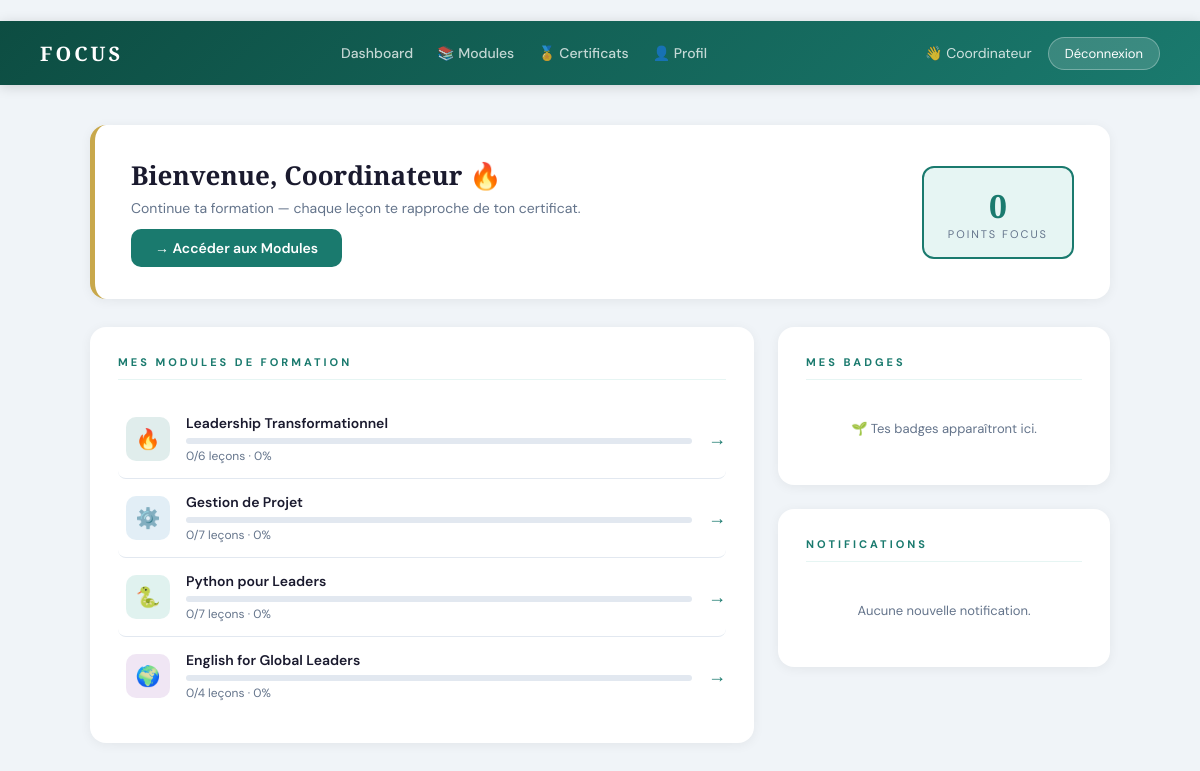
The app's page /dashboard (signed in) with its own data.
### tables this page shows
CREATE TABLE users (
            id              INTEGER PRIMARY KEY AUTOINCREMENT,
            full_name       TEXT    NOT NULL,
            email           TEXT    NOT NULL UNIQUE,
            password_hash   TEXT    NOT NULL,
            role            TEXT    NOT NULL DEFAULT 'member'
                                    CHECK(role IN ('member', 'admin')),
            establishment   TEXT,
            city            TEXT,
            bio             TEXT,
            avatar_url      TEXT,
            status          TEXT    NOT NULL DEFAULT 'pending'
                                    CHECK(status IN ('pending', 'active', 'suspended')),
            points          INTEGER NOT NULL DEFAULT 0,
            created_at      TEXT    NOT NULL DEFAULT (datetime('now')),
            last_login      TEXT,
            email_verified  INTEGER NOT NULL DEFAULT 0
        );

CREATE TABLE modules (
            id              INTEGER PRIMARY KEY AUTOINCREMENT,
            slug            TEXT    NOT NULL UNIQUE,
            title           TEXT    NOT NULL,
            description     TEXT,
            icon            TEXT,
            color           TEXT    NOT NULL DEFAULT '#1A7A6E',
            order_index     INTEGER NOT NULL DEFAULT 0,
            is_published    INTEGER NOT NULL DEFAULT 1,
            passing_score   INTEGER NOT NULL DEFAULT 70,
            created_at      TEXT    NOT NULL DEFAULT (datetime('now'))
        );

### app.py (the view)
@app.route("/dashboard")
@login_required
def dashboard():
    user          = get_current_user()
    progress      = get_user_module_progress(user["id"])
    badges        = get_user_badges(user["id"])
    leaderboard   = get_leaderboard(5)
    notifications = get_user_notifications(user["id"], unread_only=True)
    return render_template("dashboard.html",
        user=user, progress=progress,
        badges=badges, leaderboard=leaderboard,
        notifications=notifications)

### app.py (called while the page is built)
def login_required(f):
    @wraps(f)
    def decorated(*args, **kwargs):
        if "user_id" not in session:
            flash("Connecte-toi pour accéder à cette page.", "warning")
            return redirect(url_for("login"))
        return f(*args, **kwargs)
    return decorated

def get_current_user():
    if "user_id" in session:
        return get_user_by_id(session["user_id"])
    return None

### database/db.py (called while the page is built, shortened)
def get_db():
    conn = sqlite3.connect(DB_PATH)
    conn.execute('PRAGMA foreign_keys = ON')
    conn.row_factory = sqlite3.Row
    return conn

def get_user_by_id(user_id):
    conn = get_db()
    user = conn.execute("SELECT * FROM users WHERE id=?", (user_id,)).fetchone()
    conn.close()
    return user

def get_leaderboard(limit=10):
    conn = get_db()
    rows = conn.execute("""
        SELECT id, full_name, establishment, points, avatar_url
        FROM users
        WHERE status='active' AND role='member'
        ORDER BY points DESC
        LIMIT ?
    """, (limit,)).fetchall()
    conn.close()
    return rows

def get_module_completion_rate(user_id, module_id):
    conn = get_db()
    total = conn.execute(
        "SELECT COUNT(*) FROM lessons WHERE module_id=? AND is_published=1", (module_id,)
    ).fetchone()[0]
    completed = conn.execute("""
        SELECT COUNT(*) FROM user_progress up
        JOIN lessons l ON up.lesson_id = l.id
        WHERE up.user_id=? AND l.module_id=? AND up.status='completed'
    """, (user_id, module_id)).fetchone()[0]
    conn.close()
    pct = round((completed / total * 100) if total > 0 else 0)
    return completed, total, pct

def get_user_module_progress(user_id):
    conn = get_db()
    modules = conn.execute(
        "SELECT * FROM modules WHERE is_published=1 ORDER BY order_index"
    ).fetchall()
    result = []
    for m in modules:
        completed, total, pct = get_module_completion_rate(user_id, m["id"])
        result.append({
            "module": dict(m),
            "completed": completed,
            "total": total,
            "percent": pct,
        })
    conn.close()
    return result

def get_user_badges(user_id):
    conn = get_db()
    rows = conn.execute("""
        SELECT b.*, ub.awarded_at FROM badges b
        JOIN user_badges ub ON b.id = ub.badge_id
        WHERE ub.user_id=?
        ORDER BY ub.awarded_at DESC
    """, (user_id,)).fetchall()
    conn.close()
    return rows

### templates/dashboard.html (shortened to what this page needs)
﻿<!DOCTYPE html>
<html lang="fr">
<head>
</head>
<body>
<div class="topbar">
  <a href="/dashboard" class="topbar-logo">FOCUS</a>
  <div class="nav-links">
    <a href="/dashboard" class="nav-link">Dashboard</a>
    <a href="/modules" class="nav-link">📚 Modules</a>
    <a href="/certificates" class="nav-link">🏅 Certificats</a>
    <a href="/profile" class="nav-link">👤 Profil</a>
  </div>
  <div class="topbar-right">
    <span class="topbar-name">👋 {{ user['full_name'].split()[0] }}</span>
    <a href="/logout" class="btn-logout">Déconnexion</a>
  </div>
</div>
<div class="main">
  <div class="welcome-card">
    <div class="welcome-text">
      <h2>Bienvenue, {{ user['full_name'].split()[0] }} 🔥</h2>
      <p>Continue ta formation — chaque leçon te rapproche de ton certificat.</p>
      <a href="/modules" class="btn-modules">→ Accéder aux Modules</a>
    </div>
    <div class="points-badge">
      <div class="points-num">{{ user['points'] }}</div>
      <div class="points-label">Points FOCUS</div>
    </div>
  </div>
  <div class="grid">
    <div class="card">
      <div class="card-title">Mes Modules de Formation</div>
      {% if progress %}
        {% for item in progress %}
        <a href="/modules/{{ item.module.slug }}" class="module-link">
          <div class="module-icon" style="background:{{ item.module.color }}22">{{ item.module.icon }}</div>
          <div class="module-info">
            <div class="module-name">{{ item.module.title }}</div>
            <div class="progress-bar"><div class="progress-fill" style="width:{{ item.percent }}%;background:{{ item.module.color }}"></div></div>
            <div class="progress-pct">{{ item.completed }}/{{ item.total }} leçons · {{ item.percent }}%</div>
          </div>
          <div class="arrow">→</div>
        </a>
        {% endfor %}
      {% else %}
        <div class="empty-state">Aucun module disponible.</div>
      {% endif %}
    </div>
    <div style="display:flex;flex-direction:column;gap:24px">
      <div class="card">
        <div class="card-title">Mes Badges</div>
        {% if badges %}
          <div class="badge-grid">
            {% for badge in badges %}
            <div class="badge-item">
              <div class="badge-emoji">{{ badge['icon'] }}</div>
              <div class="badge-name">{{ badge['name'] }}</div>
            </div>
            {% endfor %}
          </div>
        {% else %}
          <div class="empty-state">🌱 Tes badges apparaîtront ici.</div>
        {% endif %}
      </div>
      <div class="card">
        <div class="card-title">Notifications</div>
        {% if notifications %}
          {% for notif in notifications %}
          <div style="padding:10px 0;border-bottom:1px solid var(--border);font-size:13px">
            <strong style="color:var(--ink);display:block">{{ notif['title'] }}</strong>
            <span style="color:var(--soft)">{{ notif['message'] }}</span>
          </div>
          {% endfor %}
        {% else %}
          <div class="empty-state">Aucune nouvelle notification.</div>
        {% endif %}
      </div>
    </div>
  </div>
</div>
</body>
</html>

### templates/dashboard.html (style rules this page uses)
:root { --teal:#1A7A6E;--teal-dark:#0F5A50;--teal-light:#E6F5F3;--gold:#C8A84B;--ink:#1A1A2E;--soft:#64748B;--border:#E2E8F0 }
* { margin:0;padding:0;box-sizing:border-box }
body { font-family:'DM Sans',sans-serif;background:#F0F4F8;min-height:100vh }
.topbar { background:linear-gradient(135deg,#0D4D42,var(--teal));padding:0 40px;height:64px;display:flex;align-items:center;justify-content:space-between;box-shadow:0 2px 12px rgba(0,0,0,.15) }
.topbar-logo { font-family:'Playfair Display',serif;font-size:20px;font-weight:900;color:white;letter-spacing:3px;text-decoration:none }
.nav-links { display:flex;gap:24px }
.nav-link { color:rgba(255,255,255,.75);text-decoration:none;font-size:14px;font-weight:500;padding:4px 0 }
.topbar-right { display:flex;align-items:center;gap:16px }
.topbar-name { color:rgba(255,255,255,.8);font-size:14px }
.btn-logout { background:rgba(255,255,255,.15);color:white;border:1px solid rgba(255,255,255,.3);padding:7px 16px;border-radius:20px;font-size:13px;text-decoration:none }
.main { padding:40px;max-width:1100px;margin:0 auto }
.welcome-card { background:white;border-radius:16px;padding:32px 36px;margin-bottom:28px;display:flex;align-items:center;justify-content:space-between;box-shadow:0 2px 12px rgba(0,0,0,.06);border-left:5px solid var(--gold) }
.welcome-text h2 { font-family:'Playfair Display',serif;font-size:26px;color:var(--ink);margin-bottom:6px }
.welcome-text p { font-size:14px;color:var(--soft) }
.points-badge { background:var(--teal-light);border:2px solid var(--teal);border-radius:12px;padding:16px 24px;text-align:center }
.points-num { font-family:'Playfair Display',serif;font-size:32px;font-weight:900;color:var(--teal) }
.points-label { font-size:11px;color:var(--soft);letter-spacing:2px;text-transform:uppercase }
.grid { display:grid;grid-template-columns:2fr 1fr;gap:24px }
.card { background:white;border-radius:16px;padding:28px;box-shadow:0 2px 12px rgba(0,0,0,.06) }
.card-title { font-size:11px;font-weight:700;color:var(--teal);letter-spacing:3px;text-transform:uppercase;margin-bottom:20px;padding-bottom:10px;border-bottom:1px solid var(--teal-light) }
.module-link { display:flex;align-items:center;gap:16px;padding:14px 0;border-bottom:1px solid var(--border);text-decoration:none;transition:background .15s;border-radius:8px;padding-left:8px }
.module-link:last-child { border-bottom:none }
.module-icon { width:44px;height:44px;border-radius:10px;display:flex;align-items:center;justify-content:center;font-size:20px;flex-shrink:0 }
.module-info { flex:1 }
.module-name { font-size:14px;font-weight:600;color:var(--ink);margin-bottom:6px }
.progress-bar { height:6px;background:var(--border);border-radius:4px;overflow:hidden }
.progress-pct { font-size:12px;color:var(--soft);margin-top:4px }
.arrow { color:var(--teal);font-size:18px;font-weight:700 }
.empty-state { text-align:center;padding:20px;color:var(--soft);font-size:13px }
.btn-modules { display:inline-block;background:var(--teal);color:white;padding:10px 24px;border-radius:10px;text-decoration:none;font-weight:600;font-size:14px;margin-top:12px }

### records on screen
users: full_name "Coordinateur", points "0"
modules: module.icon "🔥", module "Leadership Transformationnel"
modules: module.icon "⚙️", module "Gestion de Projet"
modules: module.icon "🐍", module "Python pour Leaders"
modules: module.icon "🌍", module "English for Global Leaders"

### other values on screen
{{ item.completed }} "0" "0" "0" "0"
{{ item.total }} "6" "7" "7" "4"
{{ item.percent }} "0" "0" "0" "0"
